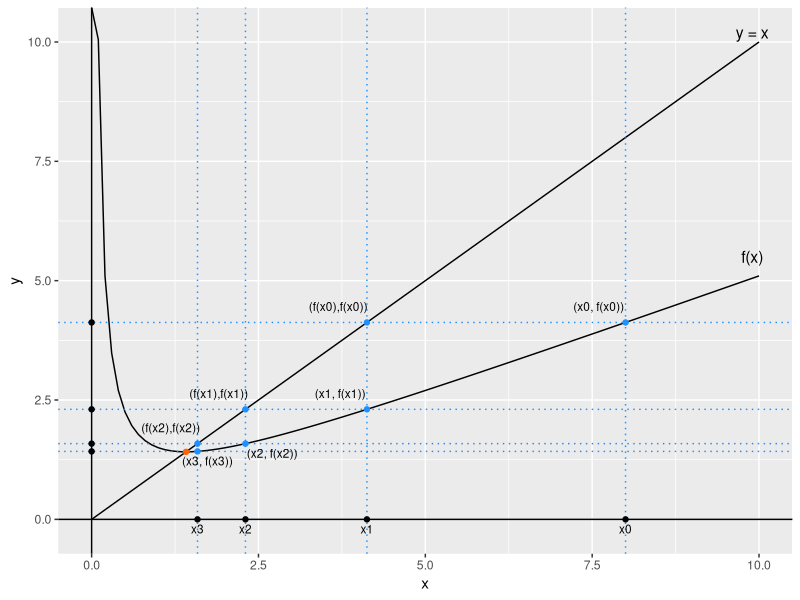

Generate this figure with R:
library("ggplot2")
base <-ggplot() + xlim(0, 10)
base + geom_function(fun = function(x) x) + geom_function(fun = function(x) x/2 + 1/x) + 
  geom_point( aes(x = 8, y = 4 + 1/8), color = "#1E90FF") + 
  geom_vline(xintercept = c(8, 4 + 1/8, 2 + 1/16 + 1/(4 + 1/8), (2 + 1/16 + 1/(4 + 1/8))/2 + 1/(2 + 1/16 + 1/(4 + 1/8))), linetype="dotted", color = "#1E90FF") + 
  geom_hline(yintercept = c(4 + 1/8, 2 + 1/16 + 1/(4 + 1/8),(2 + 1/16 + 1/(4 + 1/8))/2 + 1/(2 + 1/16 + 1/(4 + 1/8)),((2 + 1/16 + 1/(4 + 1/8))/2 + 1/(2 + 1/16 + 1/(4 + 1/8)))/2 + 1/((2 + 1/16 + 1/(4 + 1/8))/2 + 1/(2 + 1/16 + 1/(4 + 1/8)))), linetype="dotted", color = "#1E90FF") + 
  geom_hline(yintercept = 0) + geom_vline(xintercept = 0) + 
  geom_point( aes(x = 4 + 1/8, y = 4 + 1/8), color = "#1E90FF") + 
  geom_point( aes(x = 4 + 1/8, y = 2 + 1/16 + 1/(4 + 1/8)), color = "#1E90FF") + 
  geom_point( aes(x = 2 + 1/16 + 1/(4 + 1/8), y = 2 + 1/16 + 1/(4 + 1/8)), color = "#1E90FF") + 
  geom_point( aes(x = 2 + 1/16 + 1/(4 + 1/8), y = (2 + 1/16 + 1/(4 + 1/8))/2 + 1/(2 + 1/16 + 1/(4 + 1/8))), color = "#1E90FF") + 
  geom_point( aes(x = (2 + 1/16 + 1/(4 + 1/8))/2 + 1/(2 + 1/16 + 1/(4 + 1/8)), y = (2 + 1/16 + 1/(4 + 1/8))/2 + 1/(2 + 1/16 + 1/(4 + 1/8))), color = "#1E90FF") + 
  geom_point( aes(x = (2 + 1/16 + 1/(4 + 1/8))/2 + 1/(2 + 1/16 + 1/(4 + 1/8)), y = ((2 + 1/16 + 1/(4 + 1/8))/2 + 1/(2 + 1/16 + 1/(4 + 1/8)))/2 + 1/((2 + 1/16 + 1/(4 + 1/8))/2 + 1/(2 + 1/16 + 1/(4 + 1/8)))), color = "#1E90FF") + 
  geom_point( aes(x = sqrt(2), y = sqrt(2)), color = "#FF6103") + 
  geom_point( aes(x = c(8, 4 + 1/8, 2 + 1/16 + 1/(4 + 1/8), (2 + 1/16 + 1/(4 + 1/8))/2 + 1/(2 + 1/16 + 1/(4 + 1/8))), y = 0)) + 
  geom_point( aes(x = 0,  y = c(4 + 1/8, 2 + 1/16 + 1/(4 + 1/8),(2 + 1/16 + 1/(4 + 1/8))/2 + 1/(2 + 1/16 + 1/(4 + 1/8))))) + 
  geom_point( aes(x = 0, y = ((2 + 1/16 + 1/(4 + 1/8))/2 + 1/(2 + 1/16 + 1/(4 + 1/8)))/2 + 1/((2 + 1/16 + 1/(4 + 1/8))/2 + 1/(2 + 1/16 + 1/(4 + 1/8))))) + 
  annotate("text", x = 9.9, y = 10.2, label = "y = x", cex = 4) + 
  annotate("text", x = 9.9, y = 5.5, label = "f(x)", cex = 4) + 
  annotate("text", x = 7.6, y = 4 + 1/8 + 1/3, label = "(x0, f(x0))", cex = 3) + 
  annotate("text", x = 4 + 1/8 - 1/2 + 1/14, y = 4 + 1/8 + 1/3, label = "(f(x0),f(x0))", cex = 3) + 
  annotate("text", x = 4 + 1/8 - 0.4, y = 2 + 1/16 + 1/(4 + 1/8) + 1/3, label = "(x1, f(x1))", cex = 3) + 
  annotate("text", x = 2 + 1/16 + 1/(4 + 1/8) - 0.4, y = 2 + 1/16 + 1/(4 + 1/8) + 1/3, label = "(f(x1),f(x1))", cex = 3) + 
  annotate("text", x = 2 + 1/16 + 1/(4 + 1/8) + 0.4, y = (2 + 1/16 + 1/(4 + 1/8))/2 + 1/(2 + 1/16 + 1/(4 + 1/8)) - 1/5, label = "(x2, f(x2))", cex = 3) + 
  annotate("text", x = (2 + 1/16 + 1/(4 + 1/8))/2 + 1/(2 + 1/16 + 1/(4 + 1/8)) - 0.4, y = (2 + 1/16 + 1/(4 + 1/8))/2 + 1/(2 + 1/16 + 1/(4 + 1/8)) + 1/3, label = "(f(x2),f(x2))", cex = 3) + 
  annotate("text", x = (2 + 1/16 + 1/(4 + 1/8))/2 + 1/(2 + 1/16 + 1/(4 + 1/8)) + 0.15, y = ((2 + 1/16 + 1/(4 + 1/8))/2 + 1/(2 + 1/16 + 1/(4 + 1/8)))/2 + 1/((2 + 1/16 + 1/(4 + 1/8))/2 + 1/(2 + 1/16 + 1/(4 + 1/8))) - 1/5, label = "(x3, f(x3))", cex = 3) + 
  annotate("text", x = 8, y = -1/5, label = "x0", cex = 3) + 
  annotate("text", x = 4 + 1/8, y = -1/5, label = "x1", cex = 3) + 
  annotate("text", x = 2 + 1/16 + 1/(4 + 1/8), y = -1/5, label = "x2", cex = 3) + 
  annotate("text", x = (2 + 1/16 + 1/(4 + 1/8))/2 + 1/(2 + 1/16 + 1/(4 + 1/8)), y = -1/5, label = "x3", cex = 3) + 
  labs(x ="x", y = "y")
  